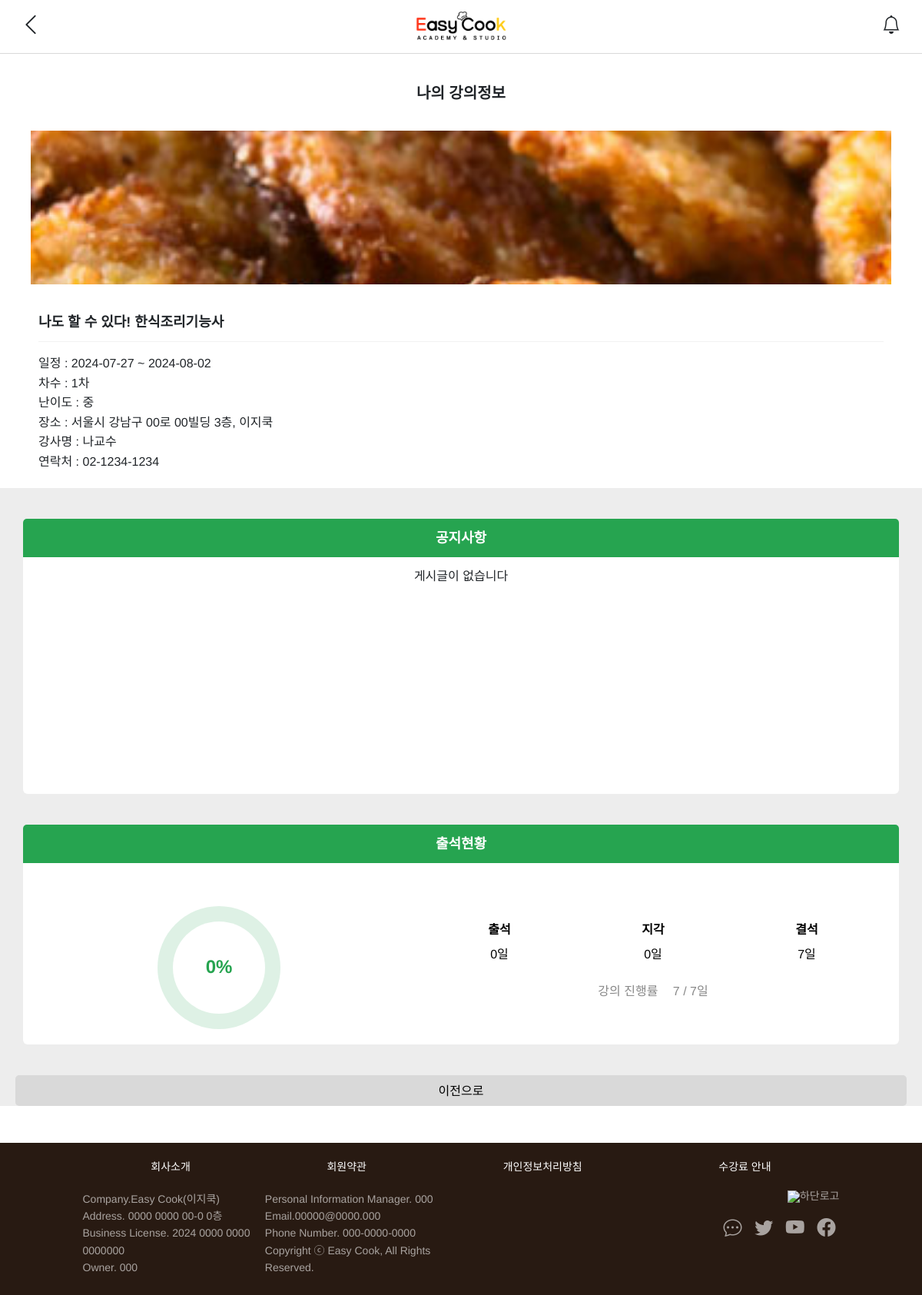
Page /03_구현/myclass_info.php?class_no=2 (signed in) on the committed database.
### tables this page shows
CREATE TABLE `academy_list` (
  `class_no` int NOT NULL,
  `name` varchar(255) NOT NULL DEFAULT '',
  `code` varchar(255) NOT NULL DEFAULT '',
  `category1` varchar(255) NOT NULL DEFAULT '',
  `category2` varchar(255) NOT NULL DEFAULT '',
  `category3` varchar(255) NOT NULL DEFAULT '',
  `teacher_code` varchar(255) NOT NULL DEFAULT '',
  `teacher` varchar(255) NOT NULL DEFAULT '',
  `place` varchar(255) NOT NULL DEFAULT '',
  `phone` int NOT NULL,
  `grade` varchar(255) NOT NULL DEFAULT '',
  `member_num` int NOT NULL,
  `nth` int NOT NULL,
  `start_date` date NOT NULL,
  `end_date` date NOT NULL,
  `start_time` time NOT NULL,
  `end_time` time NOT NULL,
  `class_status` varchar(10) NOT NULL DEFAULT '',
  `thumnail_img` varchar(255) NOT NULL DEFAULT '',
  `img` varchar(255) NOT NULL DEFAULT '',
  `detail` varchar(255) NOT NULL DEFAULT '',
  `datetime` datetime NOT NULL DEFAULT CURRENT_TIMESTAMP
);

### 03_구현/myclass_info.php (the view, shortened to what this page needs)
<?php
  include('./php/include/dbconn.php');
  if (isset($_SESSION['id'])){
    $class_no = $_GET['class_no'];
    $sql = "select * from academy_list where class_no = '$class_no'";
    $result = mysqli_query($conn,$sql);
    $row = mysqli_fetch_array($result);
    $class_no2 = $row['class_no'];
    $attendance_count = ['출석' => 0, '지각' => 0, '결석' => 0];
    $start_date = new DateTime($row['start_date']);
    $end_date = new DateTime($row['end_date']);
    $current_date = new DateTime();
    $interval = $start_date->diff($end_date);
    $total_days = $interval->days + 1;
    $progress_interval = $start_date->diff($current_date);
    $progress_days = $progress_interval->days + 1;
    if ($current_date > $end_date) {
        $progress_days = $total_days;
    }
    $attendance_and_late_days = $attendance_count['출석'] + $attendance_count['지각'];
    $attendance_count['결석'] = $progress_days - $attendance_and_late_days;
  } else {
    echo "<script>
            alert('로그인이 필요한 서비스입니다.');
            window.location.href = './login.php';
          </script>";
  }
    $list_num = 5;
    $page = isset($_GET["page"])? $_GET["page"] : 1;
    $start = ($page - 1) * $list_num;
    ?>
<!DOCTYPE html>
<html lang="ko">
<head>
  <?php include('./php/include/head.php'); ?>
</head>
<body>
  <?php include('./php/include/header_sub.php');?>
  <main>
    <section class="container mt-5">
      <h2 class="mb-3">나의 강의정보</h2>
        <div class="card">
          <img src="./uploads/class_main/<?php echo $row['thumnail_img']; ?>" class="card-img-top" alt="강의 썸네일 사진">
          <div class="card-body">
            <p class="card-title m_top"><strong><?php echo $row['name']; ?></strong></p>
            <hr>
            <p class="card-text">
              일정 : <?php echo $row['start_date']; ?> ~ <?php echo $row['end_date']; ?><br>
              차수 : <?php echo $row['nth']; ?>차<br>
              난이도 : <?php echo $row['grade']; ?><br>
              장소 : <?php echo $row['place']; ?><br>
              강사명 : <?php echo $row['teacher']; ?><br>
              연락처 : 02-1234-1234
            </p>
          </div>
        </div>
    </section>
    <section class="back_gray">
      <article class="card container">
        <p class="card-title text-center com_title">공지사항</p>
        <ul class="s_board">
          <?php
            $s_board = "select * from board where class_no = '$class_no2' order by no DESC limit $start, $list_num";
            $s_result = mysqli_query($conn, $s_board);
            if(mysqli_num_rows($s_result) > 0){
            while($s_row = mysqli_fetch_array($s_result)){
          ?>
          <li>
            <p><?php echo $s_row['title']; ?></p>
            <p><?php echo $s_row['datetime']; ?></p>
          </li>
          <?php }}else{
                echo '<li class="text-center">게시글이 없습니다</li>';
          } ?>
        </ul>
      </article>
      <article class="card container" >
        <p class="card-title text-center com_title">출석현황</p>
        <div class="card-body">
          <div class="attend_box mt-5">
            <div class="circle">
              <div class="outer">
                <div class="inner">
                  <p></p>
                </div>
              </div>
            </div>
            <div class="table-wrapper">
              <table class="table table-bordered text-center">
                <thead class="thead-light">
                  <tr>
                    <th>출석</th>
                    <th>지각</th>
                    <th>결석</th>
                  </tr>
                </thead>
                <tbody>
                  <tr>
                    <td><?php echo $attendance_count['출석']; ?>일</td>
                    <td><?php echo $attendance_count['지각']; ?>일</td>
                    <td><?php echo $attendance_count['결석']; ?>일</td>
                  </tr>
                  <tr>
                    <td colspan="3" class="pt-4" style="color: #888;">
                      <span style="margin-right:15px;">강의 진행률</span>
                      <span><?php echo $progress_days; ?> / <?php echo $total_days; ?>일</span>
                    </td>
                  </tr>
                </tbody>
                </table>
            </div>
          </div>
        </div>
      </article>
        <div class="btn-box-l mb-5 mt-4">
          <button class="btn-l gray_btn" onclick="history.back();">이전으로</button>
        </div>
    </section>
  </main>
  <?php include('./php/include/footer.php');?>
</body>
</html>

### 03_구현/css/base.css (style rules this page uses)
:root { --fs-xsmall: 0.75rem; --fs-small: 0.875rem; --fs-medium: 1rem; --fs-medium-large: 1.125rem; --fs-large: 1.25rem; --fs-xlarge: 1.5rem; --fw-thin: 100; --fw-light: 400; --fw-normal: 500; --fw-semi-bold: 600; --fw-bold: 700; --red: #EF2F15; --yellow: #FFCC18; --green: #26A450; --darkbrown: #281A12; --gray: #D9D9D9; --light-gray: #EFEFEF; --white: #ffffff; --black: #000000; --p_20: 20px; --m_50: 50px; }

### 03_구현/css/common.css (style rules this page uses)
li { list-style: none; }
body { font-family: "Pretendard", Arial, Helvetica, sans-serif; text-rendering: geometricPrecision; margin-bottom: 60px; }
@media (min-width: 1025px) { body { margin-bottom: 0px; } }
main { margin-top: 70px; }
html { font-size: 16px; }
.button, .btn-box-l .btn-l, .btn-box-s .btn-s { width: 100%; height: 40px; text-align: center; line-height: 40px; border: none; border-radius: 5px; }
.button:nth-child(1), .btn-box-l .btn-l:nth-child(1), .btn-box-s .btn-s:nth-child(1) { background: #EF2F15; color: #ffffff; }
.btn-box-l { width: 100%; display: flex; flex-wrap: wrap; gap: 10px; }

### 03_구현/myclass_info.php (style rules this page uses)
section { padding: 0 20px; }
section > h2 { font-size: var(--fs-large); font-weight: var(--fw-bold); padding: 40px 0 20px 0; text-align: center; }
.back_gray { background:#ededed; padding-top:40px; }
.back_gray .card { margin-bottom:40px; }
.card { border:none; }
.card img { max-height: 200px; object-fit: cover; border-radius: 5px; margin-bottom:40px; padding:0px 10px; }
.card-body { padding: 0px 20px 20px 20px !important; }
.card-title { font-size: var(--fs-medium-large); }
.com_title { height:50px; background:var(--green); border-radius:5px 5px 0px 0px; line-height:50px; color:#fff; font-weight:var(--fw-semi-bold); }
.card-text { line-height: 160%; }
.gray_btn { background: #D9D9D9 !important; color: #000000 !important; }
.circle { margin: 0 auto; width: 160px; height: 160px; position: relative; align-items: center; }
.outer { height: 160px; width: 160px; border-radius: 50%; padding: 20px; border: none; background: rgba(38, 164, 80, 0.15); }
.inner { height: 120px; width: 120px; border-radius: 50%; display: flex; align-items: center; justify-content: center; background: #fff; }
.inner > p { font-size: 24px; color: var(--green); font-weight: 550; }
svg { position: absolute; top: 0; left: 0; margin-left: auto; }
.attend_box { display: flex; flex-wrap: wrap; justify-content: center; gap: 30px; align-items: center; }
.table-wrapper { flex: 1; max-width: 600px; width: 100%; white-space: nowrap; }
.s_board { min-height: 300px; }
.s_board li { width:90%; margin:0 auto; border-bottom:1px solid var(--gray); padding:10px 0px; }
.s_board li:last-child { border-bottom: none; }
.container { padding:0px; }

### rows in the picture
academy_list: thumnail_img (picture), name "나도 할 수 있다! 한식조리기능사", start_date "2024-07-27", end_date "2024-08-02", nth "1", grade "중", place "서울시 강남구 00로 00빌딩 3층, 이지쿡", teacher "나교수", progress_days "7", total_days "7"

### other values in the picture
$attendance_count['출석'] "0"
$attendance_count['지각'] "0"
$attendance_count['결석'] "7"
